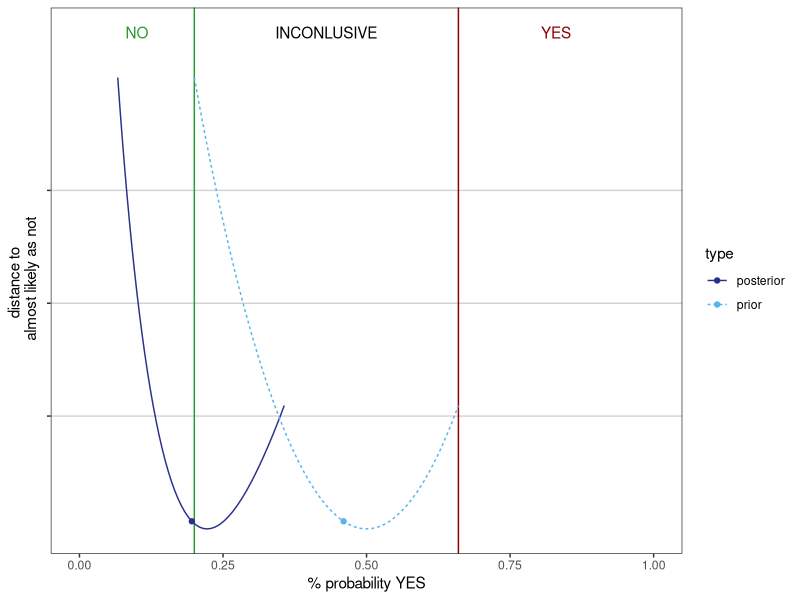
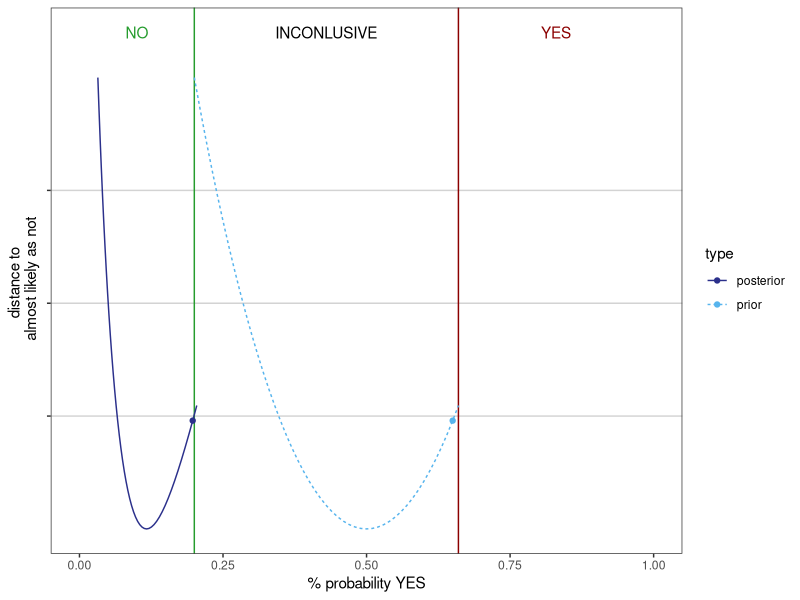

Here is the R script that generated these plots, in order:
## ---- chunk 1
library(ggplot2)
## ---- chunk 2
pc_yes = 0.66
pc_no = 0.8
## ---- chunk 3
tpr = 0.8 
tnr = 0.7 
## ---- chunk 4
#prior
p_yes = 0.5 

#likelihood
lik_evid_yes = (1-tpr[1]) 
lik_evid_no = tnr[1] 

#posterior for yes
post_yes =  lik_evid_yes*p_yes / (lik_evid_yes*p_yes + lik_evid_no*(1-p_yes)) #Bayes rule
  
## ---- chunk 5
tpr = c(0.8,0.75,0.5) 
tnr = c(0.7,0.9,0.7) 
## ---- chunk 6
# data
evid = c("neg","neg","pos")

# likelihood
lik_evid_yes_step2 = (1-tpr[1])*(1-tpr[2])*tpr[3]
lik_evid_no_step2 = (tnr[1])*(tnr[2])*(1-tnr[3])
  
#posterior for yes
post_yes_step2 =  lik_evid_yes_step2*p_yes / (lik_evid_yes_step2*p_yes + lik_evid_no_step2*(1-p_yes)) #Bayes rule
## ---- chunk 7
prior_yes_imp = seq(1-pc_no,pc_yes,by=0.01)

post_yes_imp =  lik_evid_yes*prior_yes_imp / (lik_evid_yes*prior_yes_imp + lik_evid_no*(1-prior_yes_imp))
## ---- chunk 8
  
mm = range(dnorm(qnorm(prior_yes_imp)))
dist_to_50 = (mm[1]-dnorm(qnorm(prior_yes_imp)))/(mm[2]-mm[1])*10+10
df <- data.frame(p_yes = c(prior_yes_imp,post_yes_imp), a = rep(dist_to_50,2), type = rep(c("prior","posterior"),each=length(prior_yes_imp)))

ind_low = min(which(post_yes_imp >= pc_yes),0)
ind_high = max(which(post_yes_imp <= (1-pc_no)),0)

ind_pcno = max(which(post_yes_imp <= (1-pc_no)))

df_point=data.frame(y=rep(dist_to_50[ind_pcno],2),x=c(prior_yes_imp[ind_pcno],post_yes_imp[ind_pcno]),type=c("prior","posterior"))

#prior_yes_imp[ind_low]
#prior_yes_imp[ind_high]
## ---- chunk 9
ggplot2::ggplot(df,aes(x=p_yes,y=a, colour = type)) +
  geom_hline(
    aes(yintercept = y), 
    data.frame(y = c(2.5,5,7.5)),
    color = "lightgrey"
  ) +
  geom_vline(
    aes(xintercept = x), 
    data.frame(x = c(1-pc_no,pc_yes)),
    color = c("#269C2E","darkred")
  ) +
geom_line(aes(linetype=type)) + 
  scale_colour_manual(values = c("#2B308B", "#57B4ED")) +
  ylab("2nd order uncertainty") +
  xlab("% probability YES") +
  theme_bw() +
  theme(panel.grid.major = element_blank(), panel.grid.minor = element_blank()) +
  scale_y_continuous(name="distance to \n almost likely as not", breaks=c(2.5,5,7.5), labels = c("","",""), limits = c(0,11)) +
  xlim(0,1) + 
  geom_point(data=df_point,aes(x,y)) +
  annotate(geom="text", x=(1-pc_no)/2, y=11, label="NO",
              color="#269C2E") +
  annotate(geom="text", x=(pc_yes + 1)/2, y=11, label="YES",
              color="darkred") +
  annotate(geom="text", x=(pc_yes + (1-pc_no))/2, y=11, label="INCONLUSIVE",
              color="black")  

## ---- chunk 10
post_yes_imp_step2 =  lik_evid_yes_step2*prior_yes_imp / (lik_evid_yes_step2*prior_yes_imp + lik_evid_no_step2*(1-prior_yes_imp))
## ---- chunk 11
df_step2 <- data.frame(p_yes = c(prior_yes_imp,post_yes_imp_step2), a = rep(dist_to_50,2), type = rep(c("prior","posterior"),each=length(prior_yes_imp)))

ind_low = min(which(post_yes_imp_step2 >= pc_yes),0)
ind_high = max(which(post_yes_imp_step2 <= (1-pc_no)),0)

ind_pcno = max(which(post_yes_imp_step2 <= (1-pc_no)))

df_point=data.frame(y=rep(dist_to_50[ind_pcno],2),x=c(prior_yes_imp[ind_pcno],post_yes_imp_step2[ind_pcno]),type=c("prior","posterior"))


#prior_yes_imp[ind_low]
#prior_yes_imp[ind_high]
## ---- chunk 12

ggplot2::ggplot(df_step2,aes(x=p_yes,y=a, colour = type)) +
  geom_hline(
    aes(yintercept = y), 
    data.frame(y = c(2.5,5,7.5)),
    color = "lightgrey"
  ) +
  geom_vline(
    aes(xintercept = x), 
    data.frame(x = c(1-pc_no,pc_yes)),
    color = c("#269C2E","darkred")
  ) +
geom_line(aes(linetype=type)) + 
  scale_colour_manual(values = c("#2B308B", "#57B4ED")) +
  ylab("2nd order uncertainty") +
  xlab("% probability YES") +
  theme_bw() +
  theme(panel.grid.major = element_blank(), panel.grid.minor = element_blank()) +
  scale_y_continuous(name="distance to \n almost likely as not", breaks=c(2.5,5,7.5), labels = c("","",""), limits = c(0,11)) +
  xlim(0,1) + 
  geom_point(data=df_point,aes(x,y)) +
 
  annotate(geom="text", x=(1-pc_no)/2, y=11, label="NO",
              color="#269C2E") +
  annotate(geom="text", x=(pc_yes + 1)/2, y=11, label="YES",
              color="darkred") +
  annotate(geom="text", x=(pc_yes + (1-pc_no))/2, y=11, label="INCONLUSIVE",
              color="black")  

## ---- chunk 13
# Space: (Yes, No)

# Mass function for Yes, No and Inconclusive
E1 <- c(0, 0.7, 0.3) ## need to sum up to one
E2 <- c(0, 0.9, 0.1)
E3 <- c(0.5, 0, 0.5)
## ---- chunk 14
DST_combine_2_state = function(E1,E2){
  # State 1
  P = E1[1]*E2[1]+E1[1]*E2[3]+E2[1]*E1[3]
 
  # State 2
  N = E1[2]*E2[2]+E1[2]*E2[3]+E2[2]*E1[3]
 
  # All
  A = E1[3]*E2[3]
 
  # Empty
  E = E1[1]*E2[2]+E1[2]*E2[1]
 
  # Normalize
  P_Norm = P/(1-E)
  N_Norm = N/(1-E)
  All_Norm = A/(1-E)
 
  return( list("P_Norm"=P_Norm, "N_Norm"=N_Norm, "All_Norm" = All_Norm))
}

E12 <- DST_combine_2_state(E1,E2)

E123 <- DST_combine_2_state(as.numeric(unlist(E12)), E3)

E123 <- as.numeric(unlist(E123))
